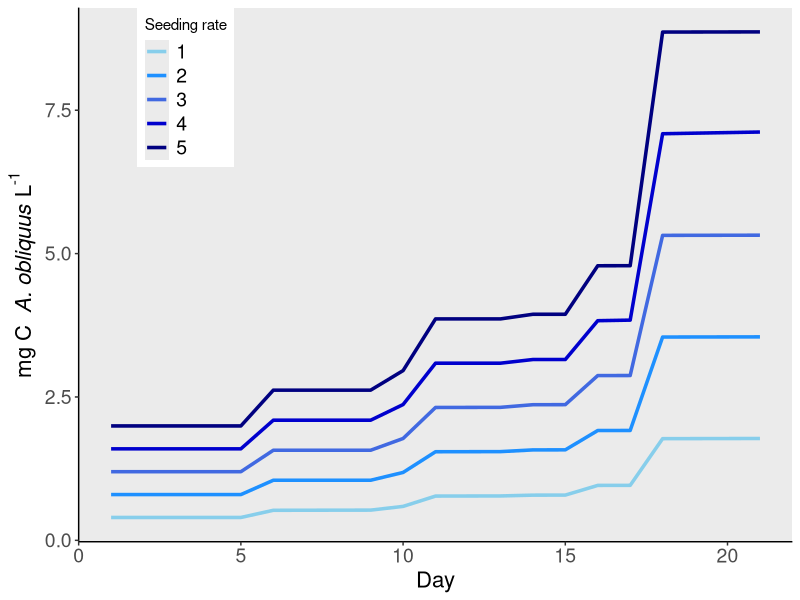

The R source for this figure:
# Haltiner, L., Hänggi, C., Spaak, P., Dennis, S.R. 
# Sex in crowded places: population density regulates reproductive strategy. 
# Hydrobiologia (2019) doi:10.1007/s10750-019-04143-7
# Script for Supplementary Figure S1 


# library
library(ggplot2)

# colour settings
colpap=c("#87CEEB",  "#1E90FF", "#4169E1","#0000CD", "#000080")

# load data file
feeding <- read.table("./data/Crowded_Sex_feedingregime.txt",header=TRUE)


# Figure S1
plots1 <- ggplot(feeding, aes(x=day, y=value))
plots1 + geom_line(aes(col=as.factor(seeding_rate)), size=1.2)+
  labs(x="Day", y=expression(paste("mg C ",sep=" ", italic("A. obliquus"),sep=" ", "L"^"-1")))+
  scale_colour_manual(values=colpap, name="Seeding rate", labels=c("1", "2", "3", "4", "5"))+
  theme(panel.border = element_blank(), axis.line = element_line(),
        panel.grid.major = element_blank(),panel.grid.minor = element_blank(),
        axis.text=element_text(size=14),
        axis.title=element_text(size=16),
        legend.text=element_text(size=14), legend.position = c(0.15, 0.85))


